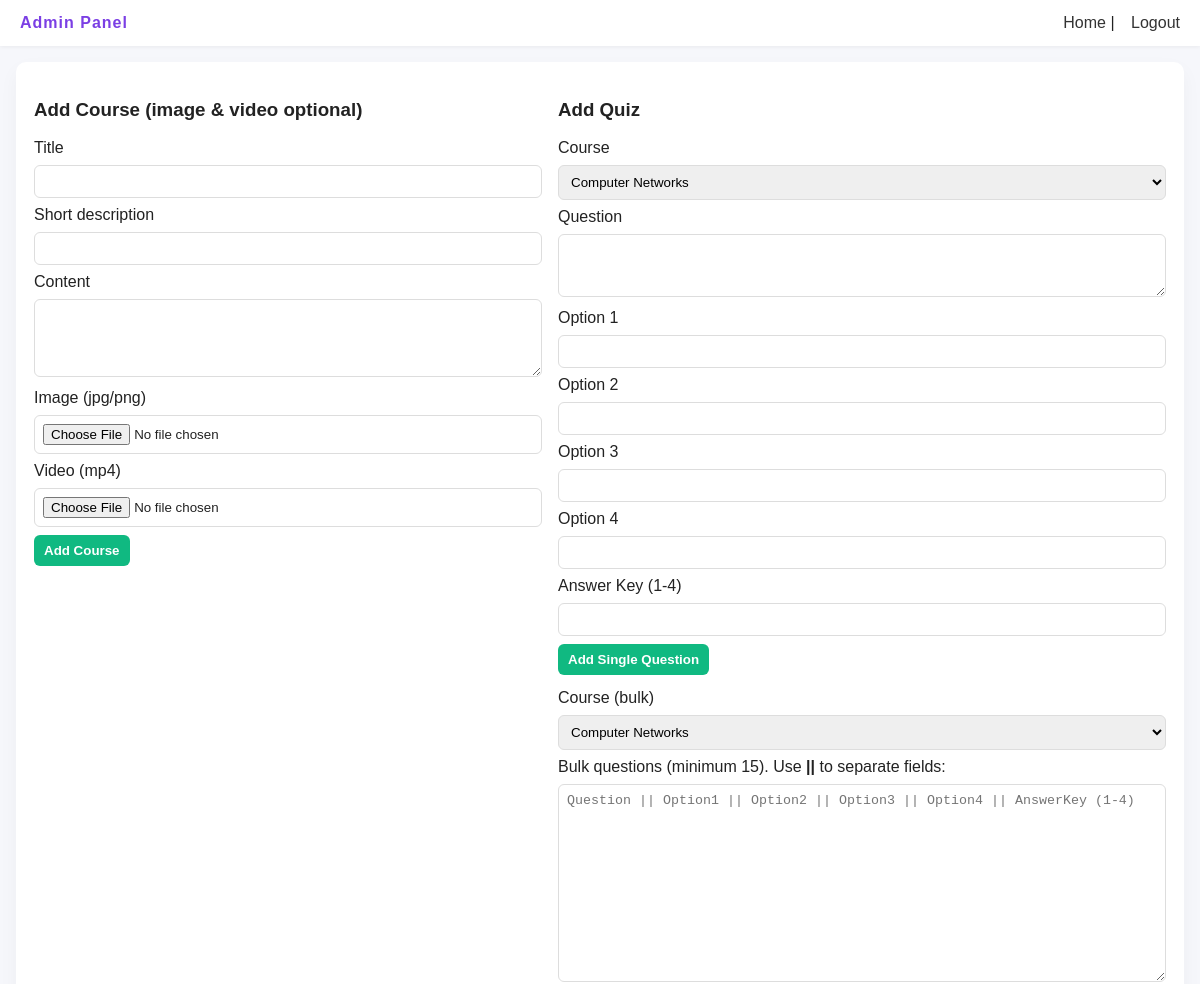
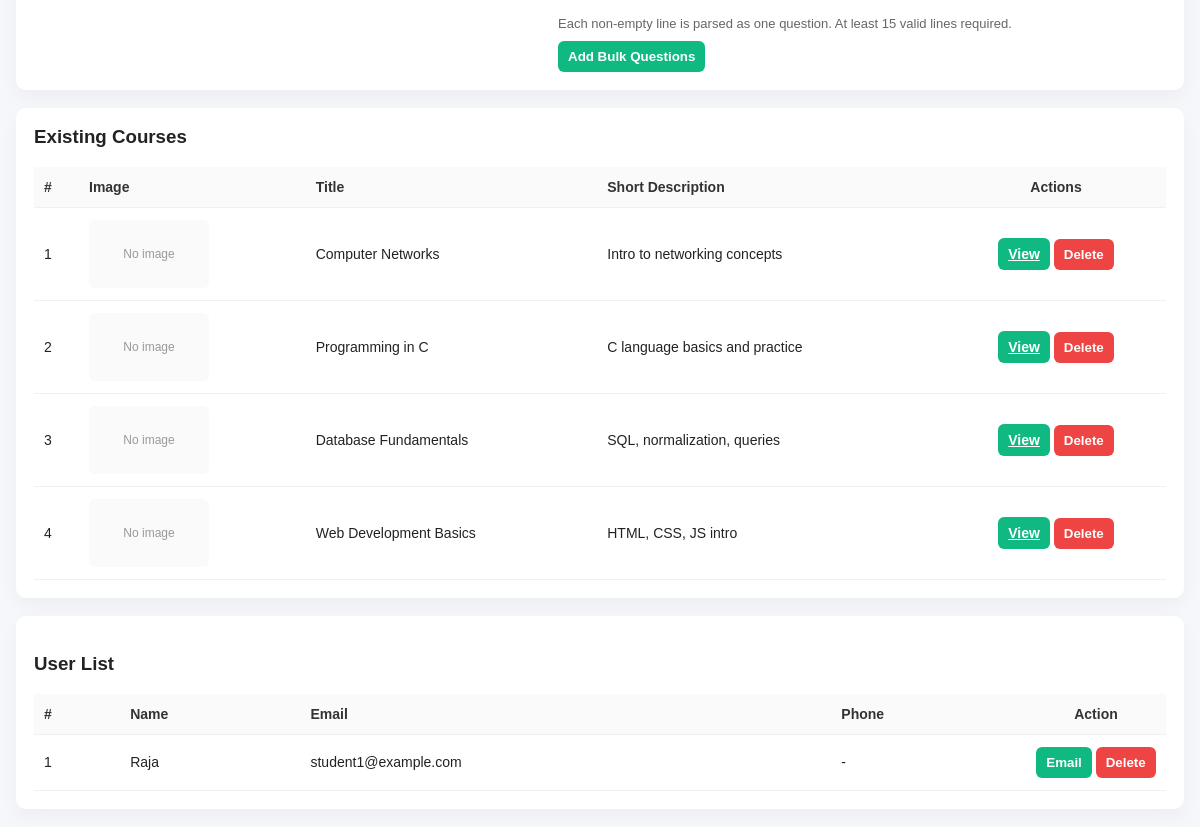
The app's page /admin_dashboard.php (signed in) with its own data (2 pictures, top to bottom).
### tables this page shows
CREATE TABLE IF NOT EXISTS courses (
  id INT AUTO_INCREMENT PRIMARY KEY,
  title VARCHAR(150) NOT NULL,
  short_desc VARCHAR(255),
  content TEXT,
  image VARCHAR(255),
  video VARCHAR(255)
);

CREATE TABLE IF NOT EXISTS students (
  id INT AUTO_INCREMENT PRIMARY KEY,
  name VARCHAR(100),
  email VARCHAR(150) UNIQUE,
  password VARCHAR(255)
);

### admin_dashboard.php (the view, shortened to what this page needs)
<?php
require 'db_connect.php';
$coursesRes = $conn->query("SELECT * FROM courses ORDER BY id DESC");
$allc = $coursesRes ? $coursesRes->fetch_all(MYSQLI_ASSOC) : [];
$studentsRes = $conn->query("SELECT * FROM students ORDER BY id ASC");
$allStudents = $studentsRes ? $studentsRes->fetch_all(MYSQLI_ASSOC) : [];
$hasPhone = false;
?>
<!doctype html>
<html lang="en">
<head>
  <link rel="stylesheet" href="styles.css">
</head>
<body>
  <header class="site-header"><div class="brand">Admin Panel</div><nav><a href="index.php">Home</a> | <a href="logout.php">Logout</a></nav></header>
  <div class="admin-wrap">
    <div class="section flex-row">
      <div class="left-col">
        <h3>Add Course (image & video optional)</h3>
        <form method="post" enctype="multipart/form-data">
          <label class="small">Title</label>
          <input name="title" required />
          <label class="small">Short description</label>
          <input name="short_desc" />
          <label class="small">Content</label>
          <textarea name="content" rows="4"></textarea>
          <label class="small">Image (jpg/png)</label>
          <input type="file" name="image" accept="image/*" />
          <label class="small">Video (mp4)</label>
          <input type="file" name="video" accept="video/mp4,video/*" />
          <div class="controls">
            <button type="submit" class="action-btn btn-success">Add Course</button>
          </div>
        </form>
      </div>
      <div class="right-col">
        <h3>Add Quiz</h3>
        <form method="post" style="margin-bottom:14px">
          <label class="small">Course</label>
          <select name="course_id" required>
            <?php foreach($allc as $c): ?>
              <option value="<?php echo (int)$c['id']; ?>"><?php echo htmlspecialchars($c['title']); ?></option>
            <?php endforeach; ?>
          </select>
          <label class="small">Question</label>
          <textarea name="question" rows="3"></textarea>
          <label class="small">Option 1</label><input name="opt1" />
          <label class="small">Option 2</label><input name="opt2" />
          <label class="small">Option 3</label><input name="opt3" />
          <label class="small">Option 4</label><input name="opt4" />
          <label class="small">Answer Key (1-4)</label><input name="answer_key" />
          <div class="controls">
            <button type="submit" class="action-btn btn-success">Add Single Question</button>
          </div>
        </form>
        <div class="bulk-box">
          <form method="post">
            <label class="small">Course (bulk)</label>
            <select name="course_id" required>
              <?php foreach($allc as $c): ?>
                <option value="<?php echo (int)$c['id']; ?>"><?php echo htmlspecialchars($c['title']); ?></option>
              <?php endforeach; ?>
            </select>
            <label class="small" style="margin-top:10px">Bulk questions (minimum 15). Use <strong>||</strong> to separate fields:</label>
            <textarea name="bulk_quiz" rows="12" placeholder="Question || Option1 || Option2 || Option3 || Option4 || AnswerKey (1-4)"></textarea>
            <div class="hint">Each non-empty line is parsed as one question. At least 15 valid lines required.</div>
            <div class="controls" style="margin-top:10px">
              <button type="submit" class="action-btn btn-success">Add Bulk Questions</button>
            </div>
          </form>
        </div>
      </div>
    </div>
    <div class="section">
      <h3 style="margin-top:0">Existing Courses</h3>
      <?php if (empty($allc)): ?>
        <p class="hint">No courses yet.</p>
      <?php else: ?>
        <table class="admin-table">
          <thead>
            <tr><th>#</th><th>Image</th><th>Title</th><th>Short Description</th><th style="width:220px;text-align:center">Actions</th></tr>
          </thead>
          <tbody>
            <?php foreach($allc as $idx => $c): ?>
              <tr>
                <td><?php echo $idx+1; ?></td>
                <td>
                  <?php if (!empty($c['image']) && file_exists($c['image'])): ?>
                    <img src="<?php echo htmlspecialchars($c['image']); ?>" class="img-thumb" alt="thumb"/>
                  <?php else: ?>
                    <div style="width:120px;height:68px;background:#fafafa;border-radius:6px;display:flex;align-items:center;justify-content:center;color:#999;font-size:12px">No image</div>
                  <?php endif; ?>
                </td>
                <td><?php echo htmlspecialchars($c['title']); ?></td>
                <td><?php echo htmlspecialchars($c['short_desc']); ?></td>
                <td style="text-align:center">
                  <a class="action-btn btn-success" href="course.php?id=<?php echo (int)$c['id']; ?>">View</a>
                  <form method="post" action="delete.php" class="inline" onsubmit="return confirmSubmit(this, 'Delete course <?php echo htmlspecialchars(addslashes($c['title'])); ?>? This will remove associated quizzes too.')">
                    <button type="submit" class="action-btn btn-danger">Delete</button>
                  </form>
                </td>
              </tr>
            <?php endforeach; ?>
          </tbody>
        </table>
      <?php endif; ?>
    </div>
    <div class="section">
      <h3>User List</h3>
      <?php if (empty($allStudents)): ?>
        <p class="hint">No users found.</p>
      <?php else: ?>
        <table class="admin-table">
          <thead>
            <tr><th>#</th><th>Name</th><th>Email</th><th><?php echo $hasPhone ? 'Phone Number' : 'Phone'; ?></th><th style="width:140px;text-align:center">Action</th></tr>
          </thead>
          <tbody>
            <?php foreach($allStudents as $i => $u): ?>
              <tr>
                <td><?php echo $i+1; ?></td>
                <td><?php echo htmlspecialchars($u['name'] ?? ''); ?></td>
                <td><?php echo htmlspecialchars($u['email'] ?? ''); ?></td>
                <td><?php echo $hasPhone ? htmlspecialchars($u['phone'] ?? '-') : '-'; ?></td>
                <td style="text-align:center">
                  <button class="action-btn btn-success" type="button" onclick="location.href='mailto:<?php echo htmlspecialchars($u['email'] ?? ''); ?>'">Email</button>
                  <form method="post" action="delete.php" class="inline" onsubmit="return confirmSubmit(this, 'Delete user <?php echo htmlspecialchars(addslashes($u['name'] ?? 'User')); ?>?')">
                    <button type="submit" class="action-btn btn-danger">Delete</button>
                  </form>
                </td>
              </tr>
            <?php endforeach; ?>
          </tbody>
        </table>
      <?php endif; ?>
    </div>
  </div>
</body>
</html>

### styles.css (style rules this page uses)
:root { --purple: #7b3fe4; --bg: #f6f7fb; --card: #ffffff; }
* { box-sizing:border-box }
body { font-family:Arial,Helvetica,sans-serif;margin:0;background:var(--bg);color:#222 }
.site-header { display:flex;justify-content:space-between;align-items:center;padding:14px 20px;background:#fff;box-shadow:0 1px 4px rgba(0,0,0,0.06) }
.site-header .brand { font-weight:700;color:var(--purple);letter-spacing:1px }
.site-header nav a { margin-left:12px;text-decoration:none;color:#333 }
input,textarea,select { width:100%;padding:8px;margin:8px 0;border:1px solid #ddd;border-radius:6px }
button { padding:10px 14px;border-radius:6px;background:var(--purple);color:#fff;border:0;cursor:pointer }

### admin_dashboard.php (style rules this page uses)
.admin-wrap { max-width:1200px;margin:16px auto;padding:0 16px; }
.section { background:#fff;padding:18px;border-radius:10px;box-shadow:0 8px 20px rgba(11,15,30,0.04); margin-bottom:18px; }
.flex-row { display:flex; gap:16px; align-items:flex-start; flex-wrap:wrap; }
.left-col { flex:1 1 420px; min-width:300px; }
.right-col { flex:1 1 520px; min-width:300px; }
table.admin-table { width:100%; border-collapse:collapse; margin-top:12px; }
table.admin-table th, table.admin-table td { padding:12px 10px; border-bottom:1px solid #f0f0f0; text-align:left; font-size:14px; }
table.admin-table thead th { background:#fafafa; font-weight:700; color:#333; }
.action-btn { border:0; padding:8px 10px; border-radius:6px; cursor:pointer; font-weight:700; }
.btn-success { background:#10b981;color:#fff; }
.btn-danger { background:#ef4444;color:#fff; }
.hint { color:#666; font-size:13px; margin-top:6px; }
form.inline { display:inline-block; margin:0; }

### records on screen
courses: image "No image", title "Computer Networks", short_desc "Intro to networking concepts"
courses: image "No image", title "Programming in C", short_desc "C language basics and practice"
courses: image "No image", title "Database Fundamentals", short_desc "SQL, normalization, queries"
courses: image "No image", title "Web Development Basics", short_desc "HTML, CSS, JS intro"
students: name "Raja", email "student1@example.com"

### other values on screen
form field course_id "Computer Networks"
